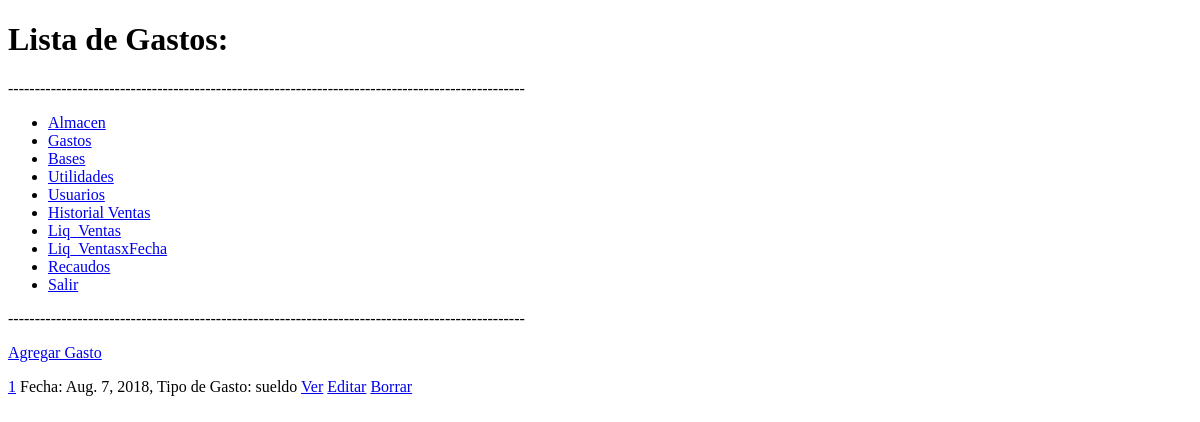
The app's page /gastos/, older data.
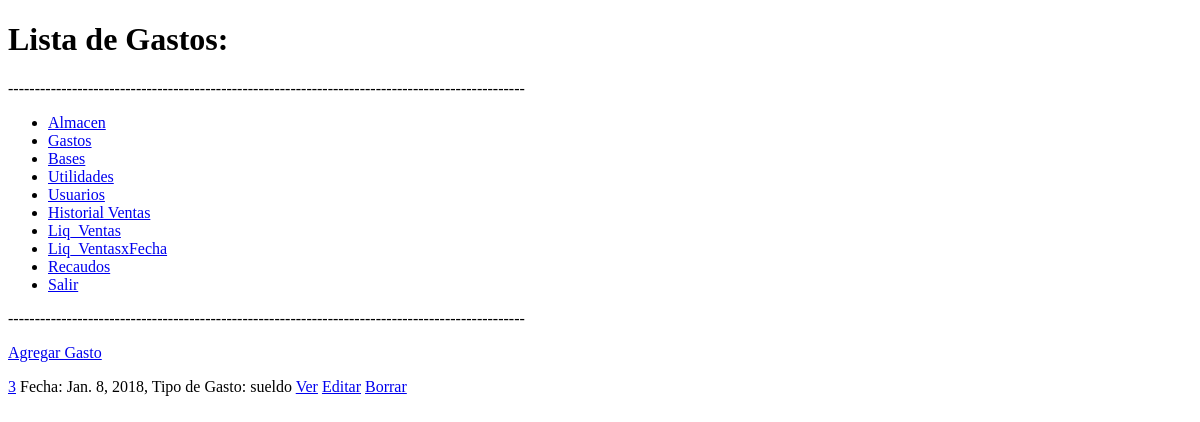
The same page, newer data.
### Gastos/models.py (models this page shows, shortened)
class Gastos(models.Model):
	fecha_gasto = models.DateField(auto_now=False,verbose_name='Fecha del Gasto')
	tipo_gasto = models.ForeignKey(Tipo_Gasto)
	valor = models.DecimalField(max_digits=10,decimal_places=2,verbose_name='Valor')
	observaciones = models.CharField(max_length=100,verbose_name='Observaciones')
	id_cartera = models.ForeignKey(Cartera,verbose_name='Almacen')

### Tipo_Gasto/models.py (models this page shows)
class Tipo_Gasto(models.Model):
	nombre = models.CharField(max_length=30)
	descripcion = models.CharField(max_length=50)
	def __unicode__(self):
		mostrar="%s "%(self.nombre)
		return mostrar

### Gastos/views.py (the view)
class GastosList(ListView):
    model = Gastos

### templates/Gastos/gastos_list.html (shortened to what this page needs)
{% extends 'base.html' %}
{% block titulo %}
	<h1>Lista de Gastos:</h1>
{% endblock %}
{% block contenido %}
	<p><a href={% url "gastos:new" %}>Agregar Gasto</a></p>
	{% for gasto in object_list %}
		<p><a href={% url "gastos:detail" gasto.id %}>{{gasto.id}}</a>		Fecha: {{gasto.fecha_gasto}}, Tipo de Gasto: {{gasto.tipo_gasto}}
			<a href={% url "gastos:detail" gasto.id %}>Ver</a> <a href={% url "gastos:edit" gasto.id %}>Editar</a> <a href={% url "gastos:delete" gasto.id %}>Borrar</a>
		</p>
	{% endfor %}
{% endblock %}

Row changes from the older to the newer data that the page shows:
removed Gastos: id "1", fecha_gasto "Aug. 7, 2018", tipo_gasto "sueldo"
added Gastos: id "3", fecha_gasto "Jan. 8, 2018", tipo_gasto "sueldo"
